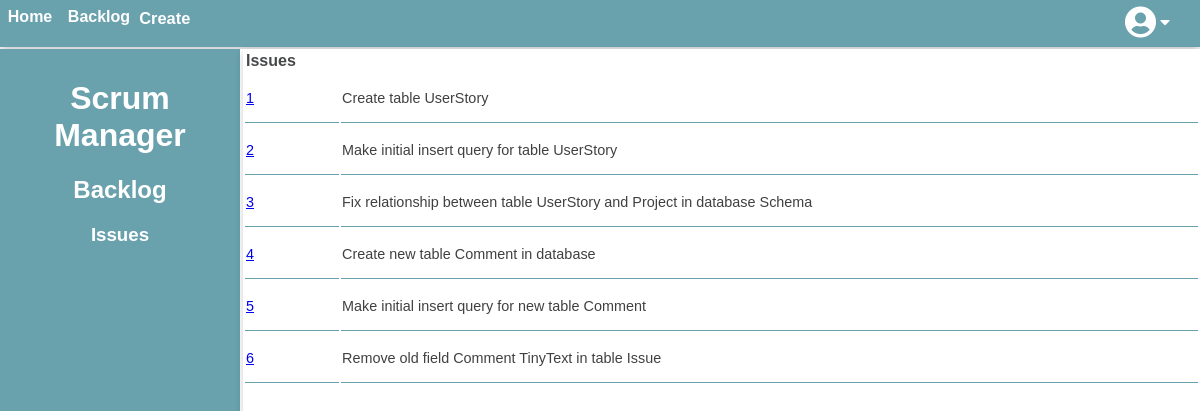
Page /ScrumManager/php/backlog.php on the committed database.
### tables this page shows
CREATE TABLE IF NOT EXISTS `Issue` (
  `idIssue` INT UNSIGNED NOT NULL AUTO_INCREMENT,
  `title` VARCHAR(200) NOT NULL,
  `description` VARCHAR(500) NULL DEFAULT NULL,
  `type` VARCHAR(45) NULL DEFAULT NULL,
  `important` VARCHAR(45) NULL DEFAULT NULL,
  `dateCreation` DATETIME NULL DEFAULT NULL,
  `original_estimation` VARCHAR(45) NULL DEFAULT NULL,
  `new_estimation` VARCHAR(45) NULL DEFAULT NULL,
  `resolution` VARCHAR(500) NULL DEFAULT NULL,
  `Status_idStatus` INT UNSIGNED NOT NULL,
  `UserStory_idUserStory` INT UNSIGNED NOT NULL,
  `User_idAssignee` INT UNSIGNED NOT NULL,
  `User_idReporter` INT UNSIGNED NOT NULL,
  PRIMARY KEY (`idIssue`),
  INDEX `fk_Issue_Status1_idx` (`Status_idStatus` ASC) VISIBLE,
  INDEX `fk_Issue_UserStory1_idx` (`UserStory_idUserStory` ASC) VISIBLE,
  INDEX `fk_Issue_User1_idx` (`User_idAssignee` ASC) VISIBLE,
  INDEX `fk_Issue_User2_idx` (`User_idReporter` ASC) VISIBLE,
  CONSTRAINT `fk_Issue_Status1`
    FOREIGN KEY (`Status_idStatus`)
    REFERENCES `Status` (`idStatus`),
  CONSTRAINT `fk_Issue_User1`
    FOREIGN KEY (`User_idAssignee`)
    REFERENCES `User` (`idUser`),
  CONSTRAINT `fk_Issue_User2`
    FOREIGN KEY (`User_idReporter`)
    REFERENCES `User` (`idUser`),
  CONSTRAINT `fk_Issue_UserStory1`
    FOREIGN KEY (`UserStory_idUserStory`)
    REFERENCES `UserStory` (`idUserStory`));

### ScrumManager/php/backlog.php (the view, shortened to what this page needs)
<html lang="en">
	<head>
		<link rel="stylesheet" type="text/css" href="../css/backlog.css" />
	</head>
	<?php
        include ('navigation.php');
	?>
	<body>
		<div class="containerDiv">
			<div class="leftDiv" align="center">
				<h1>Scrum Manager</h1>
				<h2>Backlog</h2>
				<h3>Issues</h3>
			</div>
			<div class="rightDiv">
			             <div class = "table-container1">
                <div id="table-wrapper">
				<div id="table-scroll">
                        <table>
                            <thead align = "left">
                                <tr class="tableHead" style="height: 0;">
                                    <th><span class="text">Issues</span></th>
                                </tr>
                            </thead>
                            <tbody>
                                <?php $sql = "SELECT issue.idIssue,issue.title FROM ase.issue,ase.user where user.idUser = 1";
                                $result = $connection -> query($sql);
                                if ($result -> num_rows > 0) {
                                    while ($row = $result -> fetch_assoc()) {
                                ?>
                                <tr>
                                <td class="issue"><a href="issue.php?a=<?php echo $row['idIssue']?>"><?php echo $row['idIssue']?></a></td>
                                <td class="issue"><?php echo $row['title']?></td>
                                </tr>
                                <?php
                                }
                                } else {
                                echo "0 results";
                                }
                                ?>
                            </tbody>
                        </table>
                    </div>
                    </div>
			     </div>
            </div>
		</div>
	</body>
</html>

### ScrumManager/css/backlog.css (style rules this page uses)
* { box-sizing: border-box; }
.leftDiv { font-family: Arial, Helvetica, sans-serif; float: left; width: 20%; padding: 10px; height: 100%; background-color: #69a1ad; color: #FFFFFF; }
.rightDiv { font-family: Arial, Helvetica, sans-serif; float: left; width: 80%; padding-left: 3px; height: 100%; background-color: #FFFFFF; }
.containerDiv:after { content: ""; display: table; clear: both; }
#table-scroll { height: 100%; width: 100%; overflow: auto; margin-top: 0px; }
.issue { border-bottom: 1px solid #69a1ad; height: 50px; color: #404040; font-size: 90%; font-family: Arial, Helvetica, sans-serif; }
.table-container1 { width: 100%; height: 100%; float: left; }
#table-wrapper { position: relative; border-radius: 2px; border-top: 0px; box-shadow: 0 4px 8px 0 rgba(0, 0, 0, 0.2); background-color: #FFFFFF; }
#table-scroll { height: 100%; overflow: auto; margin-top: 0px; }
#table-wrapper table { width: 100%; }

### ScrumManager/css/navigation.css (style rules this page uses)
body { margin: 0%; color: #47484a; }
* { box-sizing: border-box }
tr { height: 40px; }

### rows in the picture
issue: idIssue "1", title "Create table UserStory"
issue: idIssue "2", title "Make initial insert query for table UserStory"
issue: idIssue "3", title "Fix relationship between table UserStory and Project in database Schema"
issue: idIssue "4", title "Create new table Comment in database"
issue: idIssue "5", title "Make initial insert query for new table Comment"
issue: idIssue "6", title "Remove old field Comment TinyText in table Issue"
